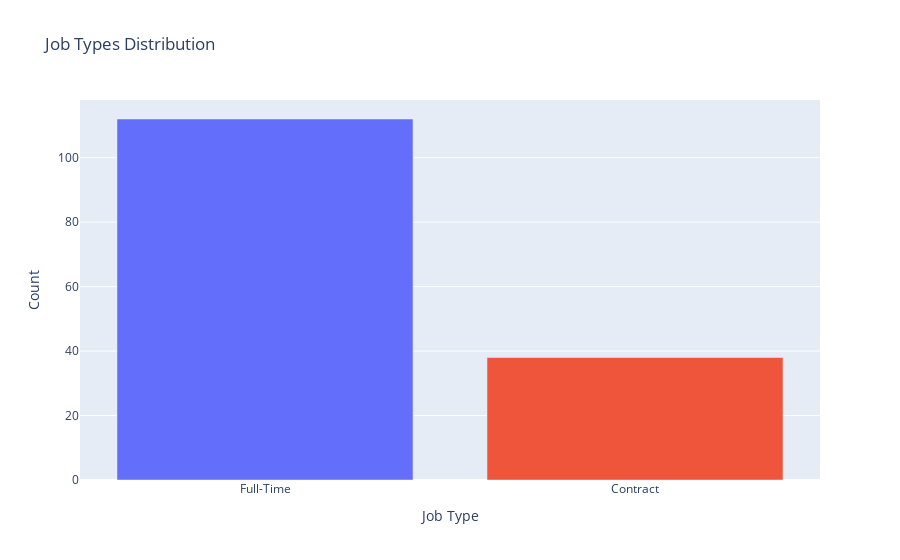

Write notebook code for a chart like this one.
### Code cell
job_types = df['Job Type'].value_counts()

bar_jobtypes = px.bar(
    job_types,
    x = job_types.index,
    y = job_types.values,
    title = "Job Types Distribution",
    labels={'x': 'Job Types', 'y': 'Count'},
    color= job_types.index
)

bar_jobtypes.update_traces(hovertemplate='<b>%{y}</b> jobs<extra></extra>')
bar_jobtypes.update_layout(showlegend=False)

bar_jobtypes.show()

### Figure 1 — Plotly figure (JSON) as saved in the notebook; plotly's stock layout.template omitted (floating-point values rounded to 4 significant figures)
{"data": [{"alignmentgroup": "True", "hovertemplate": "<b>%{y}</b> jobs<extra></extra>", "legendgroup": "Full-Time", "marker": {"color": "#636efa", "pattern": {"shape": ""}}, "name": "Full-Time", "offsetgroup": "Full-Time", "orientation": "v", "showlegend": true, "textposition": "auto", "type": "bar", "x": ["Full-Time"], "xaxis": "x", "y": [112], "yaxis": "y"}, {"alignmentgroup": "True", "hovertemplate": "<b>%{y}</b> jobs<extra></extra>", "legendgroup": "Contract", "marker": {"color": "#EF553B", "pattern": {"shape": ""}}, "name": "Contract", "offsetgroup": "Contract", "orientation": "v", "showlegend": true, "textposition": "auto", "type": "bar", "x": ["Contract"], "xaxis": "x", "y": [38], "yaxis": "y"}], "layout": {"autosize": true, "barmode": "relative", "legend": {"title": {"text": "Job Type"}, "tracegroupgap": 0}, "showlegend": false, "title": {"text": "Job Types Distribution"}, "xaxis": {"anchor": "y", "autorange": true, "categoryarray": ["Full-Time", "Contract"], "categoryorder": "array", "domain": [0, 1], "range": [-0.5, 1.5], "title": {"text": "Job Type"}, "type": "category"}, "yaxis": {"anchor": "x", "autorange": true, "domain": [0, 1], "range": [0, 117.9], "title": {"text": "Count"}, "type": "linear"}}}
